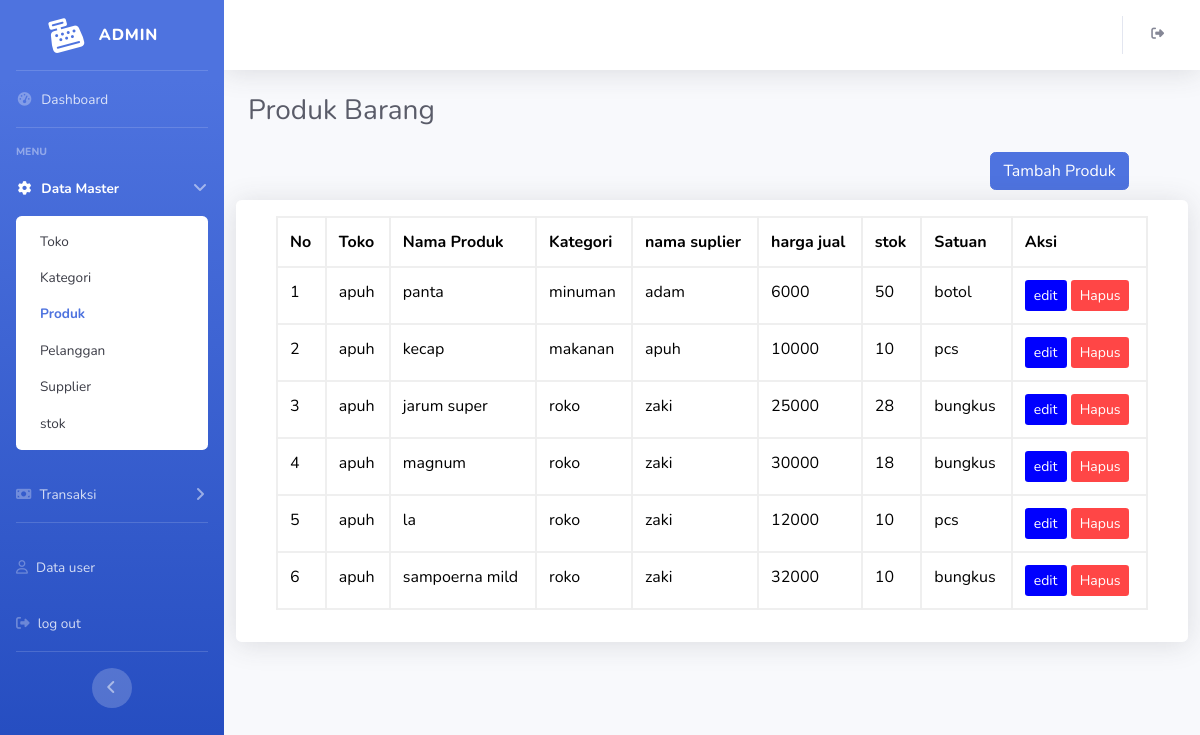
The app's page /admin/list_produk.php, older data.
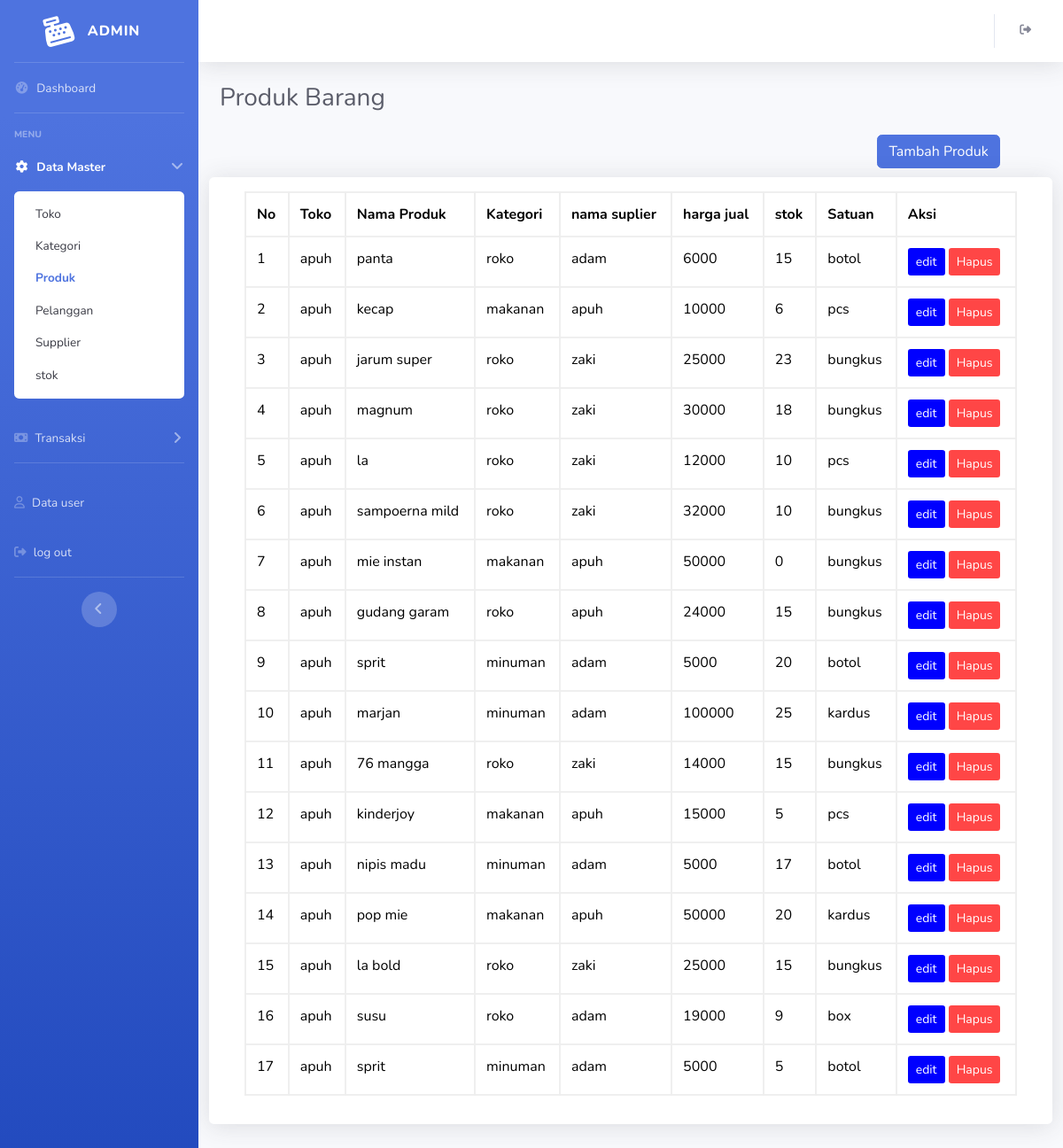
The same page, newer data.
### tables this page shows
CREATE TABLE `produk` (
  `produk_id` int(11) NOT NULL,
  `toko_id` int(11) NOT NULL,
  `nama_produk` varchar(100) NOT NULL,
  `kategori_id` int(11) NOT NULL,
  `satuan` varchar(50) NOT NULL,
  `harga_beli` int(11) NOT NULL,
  `harga_jual` int(11) NOT NULL,
  `created_at` timestamp NOT NULL DEFAULT current_timestamp() ON UPDATE current_timestamp(),
  `stock` int(11) NOT NULL,
  `suplier_id` int(11) NOT NULL
);

CREATE TABLE `toko` (
  `toko_id` int(11) NOT NULL,
  `nama_toko` varchar(50) NOT NULL,
  `alamat` varchar(100) NOT NULL,
  `tlp_hp` varchar(50) NOT NULL,
  `created_at` timestamp NOT NULL DEFAULT current_timestamp() ON UPDATE current_timestamp()
);

CREATE TABLE `produk_kategori` (
  `kategori_id` int(11) NOT NULL,
  `nama_kategori` varchar(50) NOT NULL,
  `created_at` timestamp NOT NULL DEFAULT current_timestamp() ON UPDATE current_timestamp()
);

CREATE TABLE `suplier` (
  `suplier_id` int(11) NOT NULL,
  `toko_id` int(11) NOT NULL,
  `nama_suplier` varchar(50) NOT NULL,
  `tlp_hp` varchar(50) NOT NULL,
  `alamat_suplier` varchar(100) NOT NULL,
  `created_at` timestamp NOT NULL DEFAULT current_timestamp() ON UPDATE current_timestamp()
);

### admin/list_produk.php (the view, shortened to what the changed rows need)
<?php
include '../koneksi.php';
$sql="SELECT produk.*, produk_kategori.nama_kategori, toko.nama_toko, suplier.nama_suplier
      FROM produk
      INNER JOIN produk_kategori ON produk.kategori_id=produk_kategori.kategori_id
      INNER JOIN suplier ON produk.suplier_id = suplier.suplier_id
      INNER JOIN toko ON produk.toko_id=toko.toko_id";
$result = mysqli_query($koneksi, $sql);
?>
<!DOCTYPE html>
<html lang="en">
<head>
    <link href="../SBAdmin/vendor/fontawesome-free/css/all.min.css" rel="stylesheet" type="text/css">
    <link rel="stylesheet" href="https://cdnjs.cloudflare.com/ajax/libs/font-awesome/6.5.1/css/all.min.css">
    <link href="../SBAdmin/css/sb-admin-2.min.css" rel="stylesheet">
</head>
<body id="page-top">
    <div id="wrapper">
        <div id="content-wrapper" class="d-flex flex-column">
            <div id="content">
                <div class="container-fluid">
                    <h1 class="h3 mb-4 text-gray-800">Produk Barang</h1>
                    <div class="row">
                        <div class="col-lg-6">
                        <div class="table-container">
                            <div class="container" style="width:100%; ">
                                <div class="table-container d-flex" style="width:200%; position:absolute; left:100px;">
                                    <div class="content shadow p-3 mb-5 bg-body-tertiary rounded" style="width:100%;height:auto; background-color:white; position:relative; left:-100px;">
                                        <div class="container d-flex" style="position:relative; width:100%;">
                                             <table class="table" style="width:100%;height: 100%">
                                                <?php
                                                    echo "<thead><tr><th>No</th><th>Toko</th><th>Nama Produk</th><th>Kategori</th><th>nama suplier</th><th>harga jual</th><th>stok</th><th>Satuan</th><th>Aksi</th></tr></thead>";
                                                if($result){$i=0;
                                                while ($row = $result->fetch_assoc()){  $i++;
                                                    echo "<tr>";
                                                    echo "<td>" . $i . "</td>";
                                                    echo "<td>" . $row["nama_toko"] . "</td>";
                                                    echo "<td>" . $row["nama_produk"] . "</td>";
                                                    echo "<td>" . $row["nama_kategori"] . "</td>";
                                                    echo "<td>" . $row["nama_suplier"] . "</td>";
                                                    echo "<td>" . $row["harga_jual"] . "</td>";
                                                    echo "<td>" . $row["stock"] . "</td>";
                                                    echo "<td>" . $row["satuan"] . "</td>";
                                                    echo "<td>
                                                    <a href='edit/edit_barang.php?id=" . $row['produk_id'] . " 'class='btn btn-sm' style='background-color: blue; color: white;'>edit</a>
                                                    <a href='Delete/delete_produk.php?id=" . $row['produk_id'] . " 'class='btn btn-sm' style='background-color:#FF4646; color:#fff'>Hapus</a>
                                            </td>";
                                        echo "</tr>";
                                    }
                                echo "</tbody></table>";
                            }else{
              echo "Data tidak ditemukan";
            }
        ?>
    </div>
              </div>
                </div>
                    </div>
                      </div>
                </div>
        </div>
    </div>
</body>
</html>

Row changes from the older to the newer data that the page shows:
changed produk "panta": kategori.nama_kategori "minuman" → "roko"; stock "50" → "15"
changed produk "kecap": stock "10" → "6"
changed produk "jarum super": stock "28" → "23"
now on this page (row edited): produk: toko.nama_toko "apuh", nama_produk "mie instan", kategori.nama_kategori "makanan", suplier.nama_suplier "apuh", harga_jual "50000", stock "0", satuan "bungkus"
now on this page (row edited): produk: toko.nama_toko "apuh", nama_produk "gudang garam", kategori.nama_kategori "roko", suplier.nama_suplier "apuh", harga_jual "24000", stock "15", satuan "bungkus"
added produk: toko.nama_toko "apuh", nama_produk "sprit", kategori.nama_kategori "minuman", suplier.nama_suplier "adam", harga_jual "5000", stock "20", satuan "botol"
added produk: toko.nama_toko "apuh", nama_produk "marjan", kategori.nama_kategori "minuman", suplier.nama_suplier "adam", harga_jual "100000", stock "25", satuan "kardus"
added produk: toko.nama_toko "apuh", nama_produk "76 mangga", kategori.nama_kategori "roko", suplier.nama_suplier "zaki", harga_jual "14000", stock "15", satuan "bungkus"
added produk: toko.nama_toko "apuh", nama_produk "kinderjoy", kategori.nama_kategori "makanan", suplier.nama_suplier "apuh", harga_jual "15000", stock "5", satuan "pcs"
added produk: toko.nama_toko "apuh", nama_produk "nipis madu", kategori.nama_kategori "minuman", suplier.nama_suplier "adam", harga_jual "5000", stock "17", satuan "botol"
added produk: toko.nama_toko "apuh", nama_produk "pop mie", kategori.nama_kategori "makanan", suplier.nama_suplier "apuh", harga_jual "50000", stock "20", satuan "kardus"
added produk: toko.nama_toko "apuh", nama_produk "la bold", kategori.nama_kategori "roko", suplier.nama_suplier "zaki", harga_jual "25000", stock "15", satuan "bungkus"
added produk: toko.nama_toko "apuh", nama_produk "susu", kategori.nama_kategori "roko", suplier.nama_suplier "adam", harga_jual "19000", stock "9", satuan "box"
added produk: toko.nama_toko "apuh", nama_produk "sprit", kategori.nama_kategori "minuman", suplier.nama_suplier "adam", harga_jual "5000", stock "5", satuan "botol"
